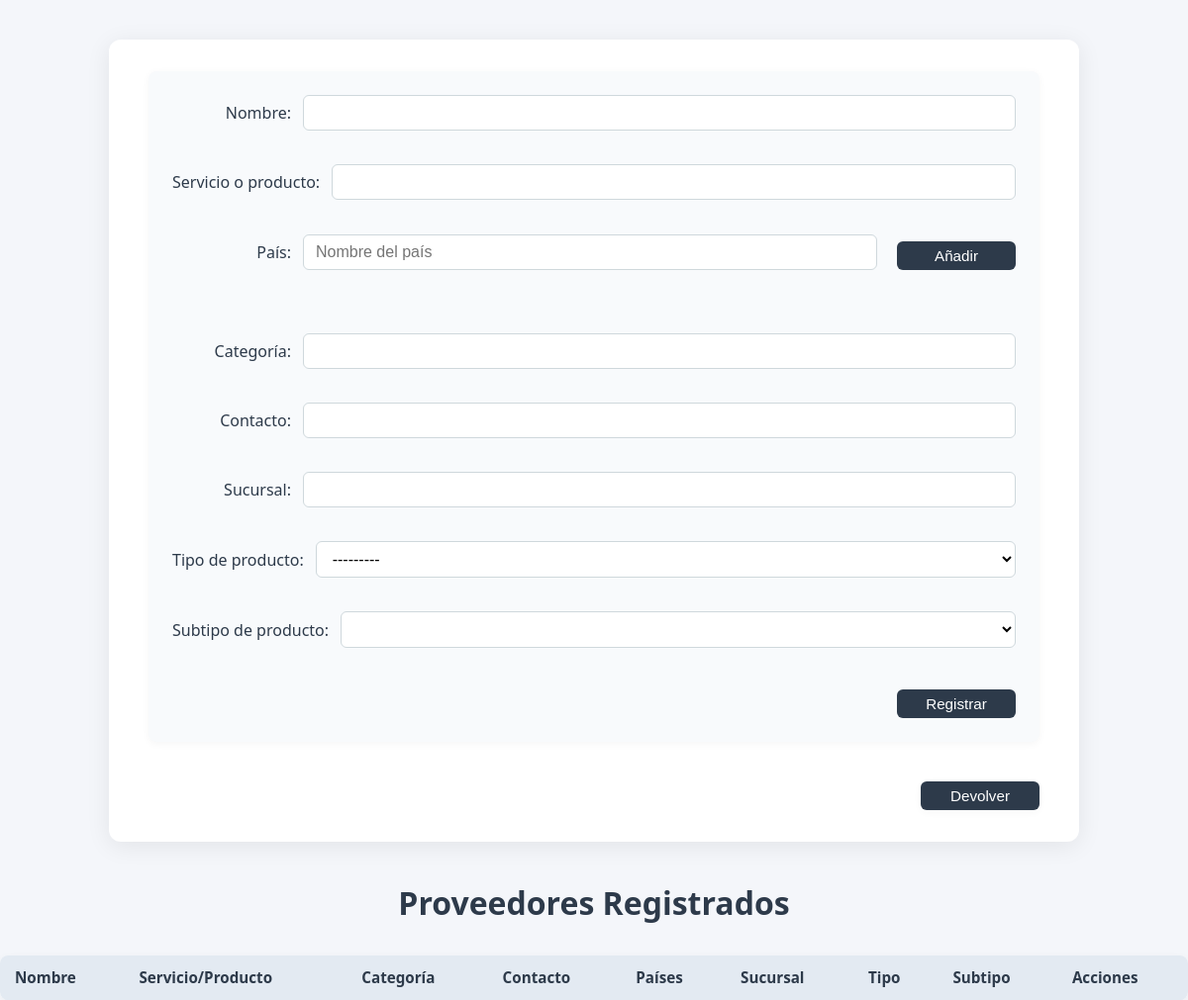
/proveedores/, run on an earlier commit of the app's database.
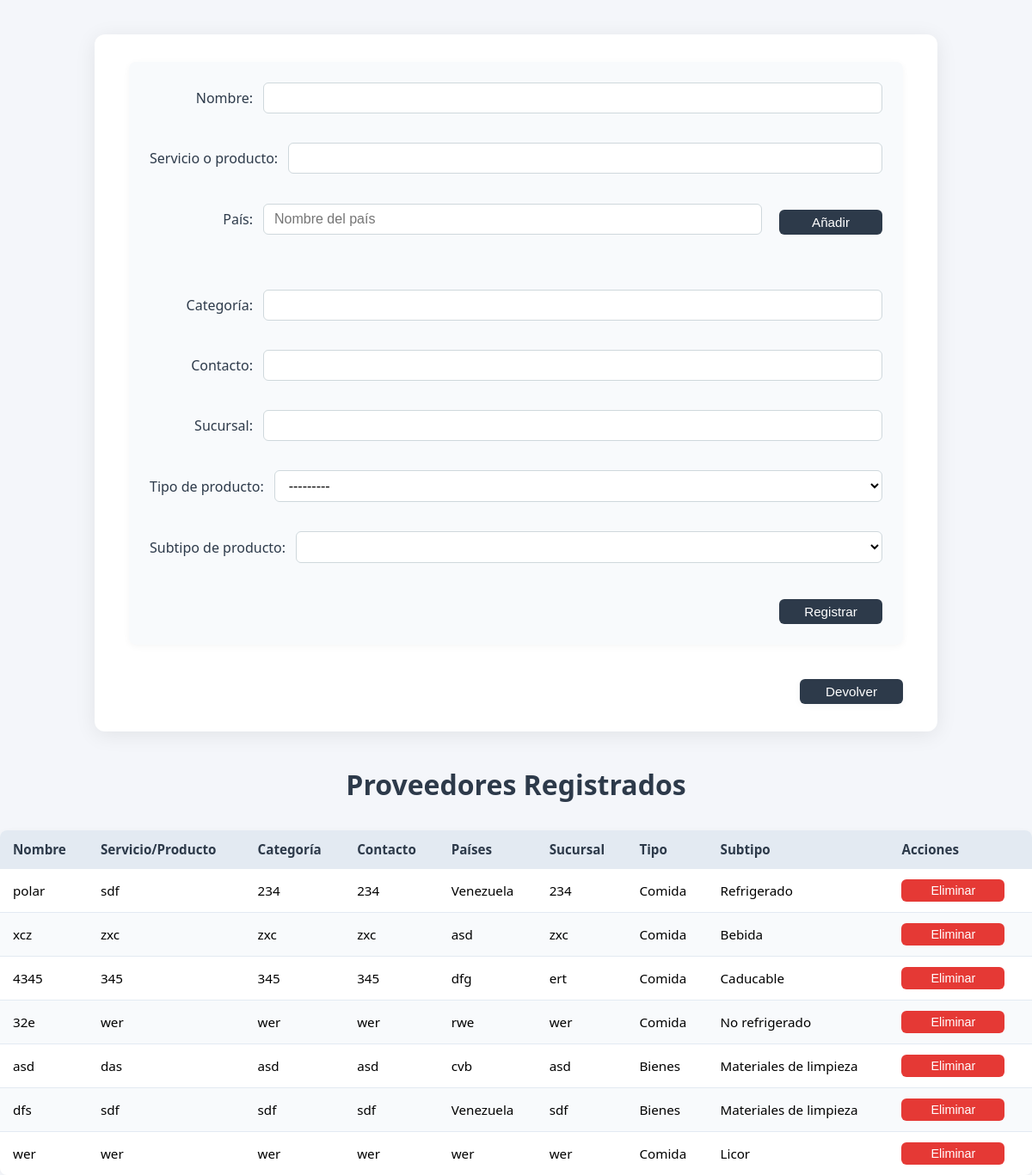
And on a later commit of the database.
### compras/models.py (models this page shows)
class Proveedores(models.Model):
    TIPO_CHOICES = [
        ('COMIDA', 'Comida'),
        ('BIENES', 'Bienes'),
    ]
    SUBTIPO_CHOICES = [
        ('CADUCABLE', 'Caducable'),
        ('NO_CADUCABLE', 'No caducable'),
        ('REFRIGERADO', 'Refrigerado'),
        ('NO_REFRIGERADO', 'No refrigerado'),
        ('BEBIDA', 'Bebida'),
        ('LICOR', 'Licor'),
        ('REPUESTOS', 'Repuestos'),
        ('LIMPIEZA', 'Materiales de limpieza'),
        ('MEDICOS', 'Materiales médicos'),
        ('ACTIVOS', 'Bienes activos'),
    ]
    name = models.CharField(max_length=100)
    service_or_product = models.CharField(max_length=100)
    categorie = models.CharField(max_length=100)
    contact = models.CharField(max_length=100)
    countries = models.ManyToManyField(Paises)
    sucursal = models.CharField(max_length=100)
    tipo = models.CharField(max_length=20, choices=TIPO_CHOICES, default='BIENES')
    subtipo = models.CharField(max_length=20, choices=SUBTIPO_CHOICES, blank=True, null=True)

class Paises(models.Model):
    nombre = models.CharField(max_length=100)

### compras/views.py (the view)
# urls.py: path('proveedores/', proveedores_view, name='proveedores'),
@csrf_protect
def proveedores_view(request):
    import json
    from .models import ProveedorMaterial, Material, Paises
    SUBTIPOS_POR_TIPO = {
        'COMIDA': [
            ('CADUCABLE', 'Caducable'),
            ('NO_CADUCABLE', 'No caducable'),
            ('REFRIGERADO', 'Refrigerado'),
            ('NO_REFRIGERADO', 'No refrigerado'),
            ('BEBIDA', 'Bebida'),
            ('LICOR', 'Licor'),
        ],
        'BIENES': [
            ('REPUESTOS', 'Repuestos'),
            ('LIMPIEZA', 'Materiales de limpieza'),
            ('MEDICOS', 'Materiales médicos'),
            ('ACTIVOS', 'Bienes activos'),
        ]
    }
    tipo_seleccionado = None
    if request.method == 'POST':
        tipo_seleccionado = request.POST.get('tipo', None)
        form = ProveedorForm(request.POST)
        paises_json = request.POST.get('paises_json', '[]')
        if paises_json.strip() == '':
            paises_nombres = []
        else:
            paises_nombres = json.loads(paises_json)
        if request.POST.get('action') == 'Registrar':
            if form.is_valid():
                proveedor = form.save(commit=False)
                proveedor.save()
                paises_objs = [Paises.objects.get_or_create(nombre=nombre)[0] for nombre in paises_nombres]
                proveedor.countries.set(paises_objs)
                return redirect('proveedores')
    else:
        form = ProveedorForm()
    proveedores = Proveedores.objects.all()
    return render(request, 'proveedores.html', {
        'form': form,
        'proveedores': proveedores,
        'SUBTIPOS_POR_TIPO': SUBTIPOS_POR_TIPO,
        'tipo_seleccionado': tipo_seleccionado,
    })

### compras/forms.py
class ProveedorForm(forms.ModelForm):
    class Meta:
        model = Proveedores
        fields = ['name', 'service_or_product', 'categorie', 'contact', 'sucursal', 'tipo', 'subtipo']

### compras/templates/proveedores.html (shortened to what this page needs)
{% load static %}
{% load get_item %}
<!DOCTYPE html>
<html lang="es">
<head>
    <link rel="stylesheet" href="{% static 'styles/styles_compras.css' %}">
    <link rel="stylesheet" href="{% static 'styles/proveedores.css' %}">
    <div class="container-proveedores">
        <form method="post" id="proveedor-form">
            <div class="form-row">
                <label for="id_name">Nombre:</label>
                {{ form.name }}
            </div>
            <div class="form-row">
                <label for="id_service_or_product">Servicio o producto:</label>
                {{ form.service_or_product }}
            </div>
            <div class="form-row">
                <label for="pais-input">País:</label>
                <input type="text" id="pais-input" placeholder="Nombre del país">
                <button type="button" onclick="addPais()">Añadir</button>
            </div>
            <div class="form-row">
                <label for="id_categorie">Categoría:</label>
                {{ form.categorie }}
            </div>
            <div class="form-row">
                <label for="id_contact">Contacto:</label>
                {{ form.contact }}
            </div>
            <div class="form-row">
                <label for="id_sucursal">Sucursal:</label>
                {{ form.sucursal }}
            </div>
            <div class="form-row">
                <label for="id_tipo">Tipo de producto:</label>
                <select name="tipo" id="id_tipo">
                    <option value="">---------</option>
                </select>
            </div>
            <div class="form-row">
                <label for="id_subtipo">Subtipo de producto:</label>
                <select name="subtipo" id="id_subtipo">
                </select>
            </div>
            <button type="submit" name="action" value="Registrar">Registrar</button>
        </form>
        <div style="display: flex; justify-content: flex-end; margin-bottom: 0;">
            <button type="button" onclick="window.location.href='{% url 'dashboard' %}'" class="btn-devolver">Devolver</button>
        </div>
    </div>
    <h2>Proveedores Registrados</h2>
    <table>
        <thead>
            <tr>
                <th>Nombre</th>
                <th>Servicio/Producto</th>
                <th>Categoría</th>
                <th>Contacto</th>
                <th>Países</th>
                <th>Sucursal</th>
                <th>Tipo</th>
                <th>Subtipo</th>
                <th>Acciones</th>
            </tr>
        </thead>
    <tbody id="proveedores-table-body">
            {% for proveedor in proveedores %}
            <tr>
                <td>{{ proveedor.name }}</td>
                <td>{{ proveedor.service_or_product }}</td>
                <td>{{ proveedor.categorie }}</td>
                <td>{{ proveedor.contact }}</td>
                <td>
                    {% with paises=proveedor.countries.all %}
                        {% if paises|length > 0 %}
                            {% for pais in paises %}
                                {{ pais.nombre|default:'---' }}{% if not forloop.last %}, {% endif %}
                            {% endfor %}
                        {% else %}
                            ---
                        {% endif %}
                    {% endwith %}
                </td>
                <td>{{ proveedor.sucursal }}</td>
                <td>{{ proveedor.get_tipo_display }}</td>
                <td>{{ proveedor.get_subtipo_display }}</td>
                <td>
                    <form method="post" action="{% url 'eliminar_proveedor' %}" style="display:inline;">
                        <button type="submit">Eliminar</button>
                    </form>
                </td>
            </tr>
            {% endfor %}
        </tbody>
    </table>
</body>
</html>

### compras/static/styles/proveedores.css (style rules this page uses)
.container-proveedores { max-width: 900px; margin: 40px auto; background: #fff; border-radius: 12px; box-shadow: 0 4px 24px rgba(0,0,0,0.08); padding: 32px 40px; }
h2 { text-align: center; font-size: 2rem; color: #2d3a4a; margin-bottom: 24px; font-weight: 600; }
form#proveedor-form { display: flex; flex-direction: column; gap: 20px; background: #f8fafc; border-radius: 8px; padding: 24px; box-shadow: 0 2px 8px rgba(0,0,0,0.04); margin-bottom: 32px; }
.form-row { display: flex; align-items: center; gap: 12px; margin-bottom: 14px; }
.form-row label { min-width: 120px; font-weight: 500; color: #2d3a4a; margin-bottom: 0; text-align: right; }
.form-row input[type="text"], .form-row input[type="number"], .form-row select { flex: 1 1 220px; padding: 8px 12px; border: 1px solid #cfd8dc; border-radius: 6px; font-size: 1rem; background: #fff; box-sizing: border-box; }
.form-row button[type="button"] { margin-left: 8px; }
form label { font-weight: 500; color: #2d3a4a; margin-bottom: 8px; display: block; }
input[type="text"], select { width: 100%; padding: 10px 12px; border: 1px solid #cfd8dc; border-radius: 6px; font-size: 1rem; background: #fff; box-sizing: border-box; }
button[type="submit"], button[type="button"], .btn-devolver { background: #2d3a4a; color: #fff; border: none; border-radius: 6px; padding: 6px 14px; font-size: 0.95rem; cursor: pointer; transition: background 0.2s; margin-top: 8px; width: 120px; display: block; margin-left: auto; margin-right: 0; }
form#proveedor-form button[type="submit"] { padding: 8px 18px; padding: 6px 14px; font-size: 0.95rem; width: auto; width: 120px; display: block; margin-left: auto; margin-right: 0; width: 120px; display: block; margin-left: auto; margin-right: 0; }
form[action] button[type="submit"] { padding: 5px 12px; font-size: 0.9rem; background: #e53935; color: #fff; border-radius: 6px; margin: 0; transition: background 0.2s; }
table { width: 100%; border-collapse: collapse; background: #fff; border-radius: 8px; box-shadow: 0 2px 8px rgba(0,0,0,0.04); overflow: hidden; margin-top: 32px; }
th, td { padding: 12px 15px; text-align: left; border-bottom: 1px solid #e3eaf2; font-size: 0.95rem; }
th { background: #e3eaf2; color: #2d3a4a; font-weight: 600; }
tr:nth-child(even) { background: #f8fafc; }
tr:last-child td { border-bottom: none; }
.btn-devolver { background: #607d8b; color: #fff; border-radius: 6px; padding: 10px 20px; font-size: 1rem; font-weight: 500; box-shadow: 0 2px 8px rgba(0,0,0,0.04); margin-top: 20px; align-self: flex-end; }

What changed in the data, as far as the page shows it:
added Proveedores: name "polar", service_or_product "sdf", categorie "234", contact "234", sucursal "234", tipo "Comida", subtipo "Refrigerado"
added Paises: nombre "Venezuela"
added Proveedores: name "xcz", service_or_product "zxc", categorie "zxc", contact "zxc", sucursal "zxc", tipo "Comida", subtipo "Bebida"
added Paises: nombre "asd", shown under "xcz"
added Proveedores: name "4345", service_or_product "345", categorie "345", contact "345", sucursal "ert", tipo "Comida", subtipo "Caducable"
added Paises: nombre "dfg", shown under "4345"
added Proveedores: name "32e", service_or_product "wer", categorie "wer", contact "wer", sucursal "wer", tipo "Comida", subtipo "No refrigerado"
added Paises: nombre "rwe", shown under "32e"
added Proveedores: name "asd", service_or_product "das", categorie "asd", contact "asd", sucursal "asd", tipo "Bienes", subtipo "Materiales de limpieza"
added Paises: nombre "cvb", shown under "asd"
added Proveedores: name "dfs", service_or_product "sdf", categorie "sdf", contact "sdf", sucursal "sdf", tipo "Bienes", subtipo "Materiales de limpieza"
added Proveedores: name "wer", service_or_product "wer", categorie "wer", contact "wer", sucursal "wer", tipo "Comida", subtipo "Licor"
added Paises: nombre "wer"
